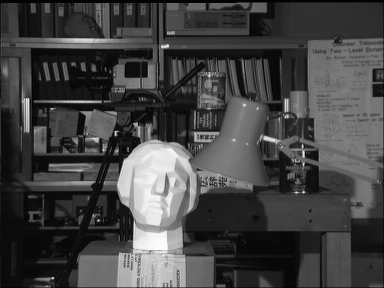
#> input picture stereo/tsukuba_l.png, 384 x 288 px
$ python disparity.py
#> lines starting #> are read from the running program, lines starting #| are printed output that depends on the picture
# -*- coding: utf-8 -*-

import numpy as np
import cv2
from matplotlib import pyplot as plt
imgL = cv2.imread('tsukuba_l.png',0)
#> imgL is the input picture: shape (288, 384); min 0, max 252, mean 67.6
imgR = cv2.imread('tsukuba_r.png',0)
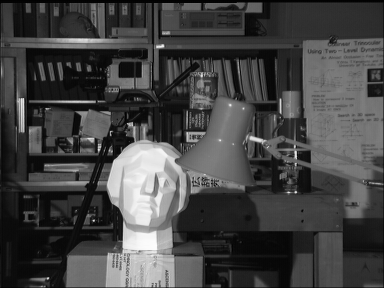
#> input picture stereo/tsukuba_r.png, 384 x 288 px
#> imgR is the input picture: shape (288, 384); min 0, max 253, mean 68
#立体匹配算法：BM、SGBM和GC
#blockSize奇数；numberOfDisparities：视差搜索范围，其值必须为16的整数倍
stereo_BM = cv2.StereoBM_create(numDisparities=16, blockSize=15)
disparity_BM = stereo_BM.compute(imgL,imgR)
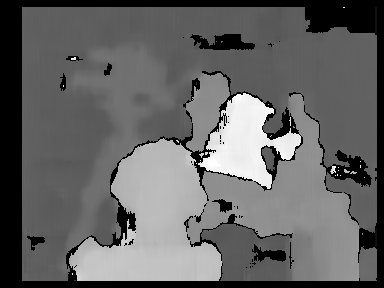
#> disparity_BM: shape (288, 384) int16; min -16, max 240, mean 85.2; drawn with min black and max white
#SGBM
blockSize = 48
stereo_SGBM = cv2.StereoSGBM_create(minDisparity=1,#最小可能的差异值。通常情况下，它是零，但有时整流算法可能会改变图像，所以这个参数需要作相应的调整。
             numDisparities=16,#最大差异减去最小差异。该值总是大于零。在当前的实现中，该参数必须可以被16整除。
             blockSize=15,#匹配的块大小。它必须是> = 1的奇数。通常情况下，它应该在3-11的范围内
             uniquenessRatio = 10,#最佳（最小）计算成本函数值应该“赢”第二个最佳值以考虑找到的匹配正确的百分比保证金。通常，5-15范围内的值就足够了。
             speckleWindowSize = 150,#平滑视差区域的最大尺寸，以考虑其噪声斑点和无效。将其设置为0可禁用斑点过滤。否则，将其设置在50-200的范围内。
             speckleRange = 2,#每个连接组件内的最大视差变化。如果你做斑点过滤，将参数设置为正值，它将被隐式乘以16.通常，1或2就足够好了。
             disp12MaxDiff = 200,#左右视差检查中允许的最大差异（以整数像素为单位）。将其设置为非正值以禁用检查
             P1 = 8*3*blockSize**2,#控制视差平滑度的第一个参数。P1是相邻像素之间的视差变化加或减1的惩罚。
             P2 = 32*3*blockSize**2)#第二个参数控制视差平滑度。值越大，差异越平滑。P2是相邻像素之间的视差变化超过1的惩罚。该算法需要P2> P1。
disparity_SGBM = stereo_SGBM.compute(imgL,imgR)
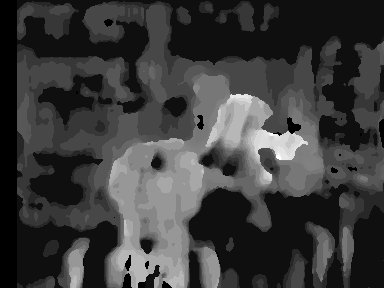
#> disparity_SGBM: shape (288, 384) int16; min 0, max 256, mean 61.2; drawn with min black and max white
#GC
#stereo_BM = cv2.GC
#显示
plt.subplot(121), plt.imshow(disparity_BM,'gray'),plt.title('BM')
plt.subplot(122), plt.imshow(disparity_SGBM,'gray'),plt.title('SGBM')
#plt.subplot(133), plt.imshow(mask,'gray'),plt.title('GC')
plt.show()
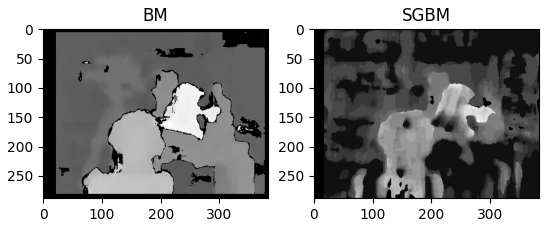
#> figure drawn by matplotlib, 2 panels
